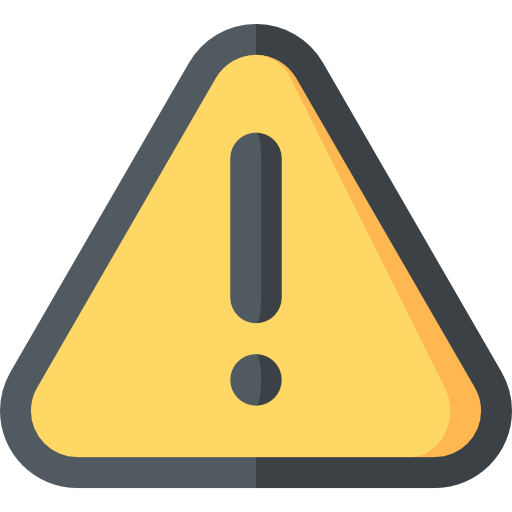
#> input picture Tk_MsgBox/warning.png, 512 x 512 px, found by its file name
$ python custom_warning_msgbox.py
#> lines starting #> are read from the running program, lines starting #| are printed output that depends on the picture
import os
from os import path

import sys
import winsound
import threading

import copy

import tkinter as tk
from tkinter import ttk
from PIL import ImageTk, Image

def _icon_load_resize(img_PATH, img_file, img_folder = None, img_scale = 0, img_width = 0, img_height = 0,
    img_conv = None, copy_bool = False):
    # print(img_PATH + "\\" + img_file)
#> called with img_PATH = 'Tk_MsgBox', img_file = 'warning.png', img_scale = 0, img_width = 50, img_height = 50, copy_bool = True
    copy_img = None
    img = None

    if img_folder is not None and type(img_folder) == str:
        img = Image.open(img_PATH + "\\" + img_folder + "\\" + img_file)

    elif img_folder is None:
        img = Image.open(img_PATH + "\\" + img_file)
#> img is the input picture: PIL image 512x512 RGBA; mean R, G, B, A 214.6, 199.9, 157.4, 152.6

    if img_conv is not None:
        try:
            img = img.convert("RGBA")
        except Exception:
            pass
    #print(img_file, img.mode)

    if copy_bool == True:
        copy_img = copy.copy(img)

    if img_scale !=0 and (img_width == 0 and img_height == 0):
        img = img.resize((round(img.size[0]*img_scale), round(img.size[1]*img_scale)))
        # img = ImageTk.PhotoImage(img)

    if img_scale ==0 and (img_width != 0 and img_height != 0):
        img = img.resize((img_width, img_height))
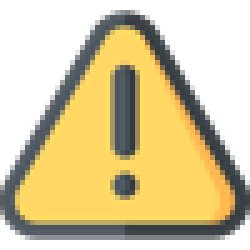
#> img: PIL image 50x50 RGBA (shown 5 times larger); mean R, G, B, A 115.1, 101.1, 58.8, 152.7; transparent parts drawn white
        # img = ImageTk.PhotoImage(img)

    return img, copy_img

def _pil_resize(img, img_scale = 0, img_width = 0, img_height = 0):
#> called with img_scale = 0.15, img_width = 0, img_height = 0
    if img_scale !=0 and (img_width == 0 and img_height == 0):
        img = img.resize((round(img.size[0]*img_scale), round(img.size[1]*img_scale)))
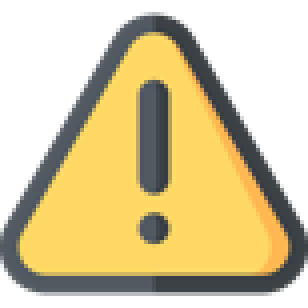
#> img: PIL image 77x77 RGBA (shown 4 times larger); mean R, G, B, A 114.6, 100.2, 57.9, 152.7; transparent parts drawn white

    if img_scale ==0 and (img_width != 0 and img_height != 0):
        img = img.resize((img_width, img_height))

    return img

class WrappingLabel(tk.Label):
    '''a type of Label that automatically adjusts the wrap to the size'''
    def __init__(self, master=None, **kwargs):
        tk.Label.__init__(self, master, **kwargs)
        self.bind('<Configure>', lambda e: self.config(wraplength=self.winfo_width()))

class ResponsiveBtn(tk.Button):
    # [10 lines left out: function __init__, not called in this run]

__location__ = os.path.realpath(os.path.join(os.getcwd(), os.path.dirname(__file__)))
# print(__location__)

warning_icon, warn_src_img = _icon_load_resize(img_PATH = __location__, img_file = "warning.png", img_width = 50, img_height = 50, copy_bool = True)
msg_box_warn_icon = _pil_resize(warn_src_img, img_scale = 0.15)

del warn_src_img

class Warning_Msgbox(tk.Toplevel):
    # [92 lines left out: function __init__, not called in this run]

    def btn_shift_focus(self, event):
        self.ok_btn.focus_set()

    def return_callback(self, event):
        if self.focus_get() == self.ok_btn:
            self.ok_btn.invoke()

    def msgbox_sound(self):
        winsound.MessageBeep(winsound.MB_ICONHAND)

    # [5 lines left out: function _destroy, not called in this run]

    def destroy_protocol(self):
        self._destroy()

$ run again, with Tk_MsgBox/ask.png copied over Tk_MsgBox/warning.png
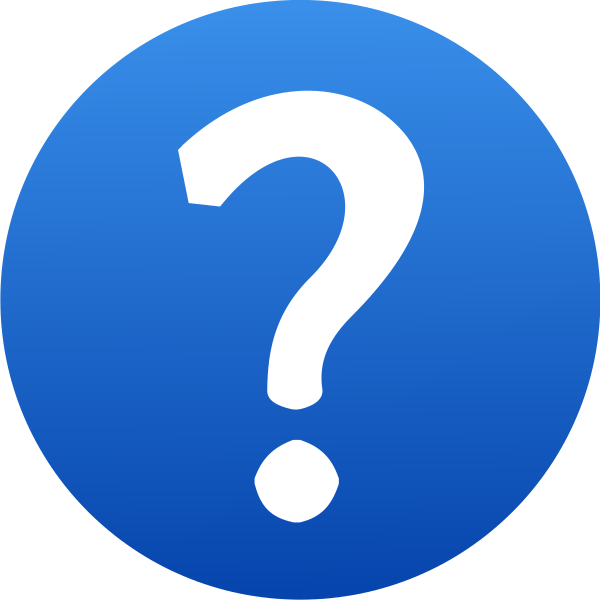
#> input picture Tk_MsgBox/ask.png, 1200 x 1200 px, found by its file name (shown at 1/2 size)
#> in _icon_load_resize, img is the input picture: PIL image 1200x1200 RGBA; mean R, G, B, A 47.3, 98, 164.8, 200.3
#> in _icon_load_resize, `img = img.resize((img_width, img_height))`:
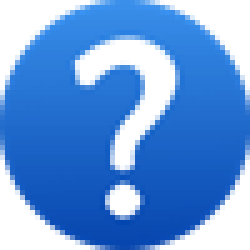
#> img: PIL image 50x50 RGBA (shown 5 times larger); mean R, G, B, A 48.1, 101.5, 171.9, 200.4; transparent parts drawn white
#> in _pil_resize, `img = img.resize((round(img.size[0]*img_scale), round(img.size[1]*img_..`:
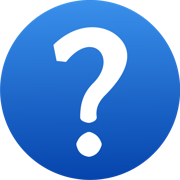
#> img: PIL image 180x180 RGBA; mean R, G, B, A 47.5, 99, 166.8, 200.3; transparent parts drawn white

$ run again, with Tk_MsgBox/error.png copied over Tk_MsgBox/warning.png
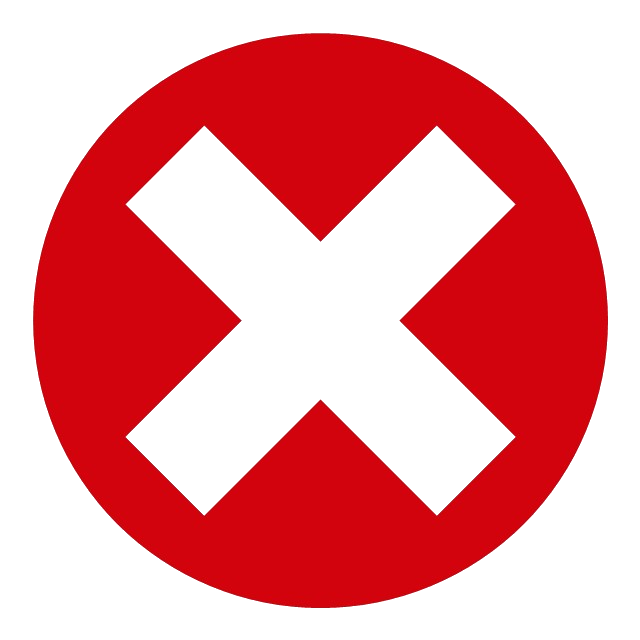
#> input picture Tk_MsgBox/error.png, 640 x 640 px, found by its file name
#> in _icon_load_resize, img is the input picture: PIL image 640x640 RGBA; mean R, G, B, A 235.5, 148.1, 152.3, 162
#> in _icon_load_resize, `img = img.resize((img_width, img_height))`:
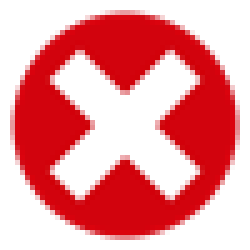
#> img: PIL image 50x50 RGBA (shown 5 times larger); mean R, G, B, A 150.8, 57.3, 61.7, 162; transparent parts drawn white
#> in _pil_resize, `img = img.resize((round(img.size[0]*img_scale), round(img.size[1]*img_..`:
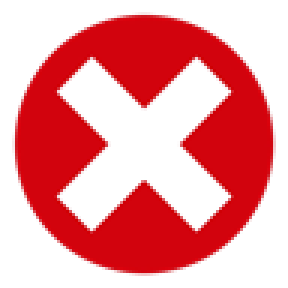
#> img: PIL image 96x96 RGBA (shown 3 times larger); mean R, G, B, A 147, 57.1, 61.4, 162; transparent parts drawn white
